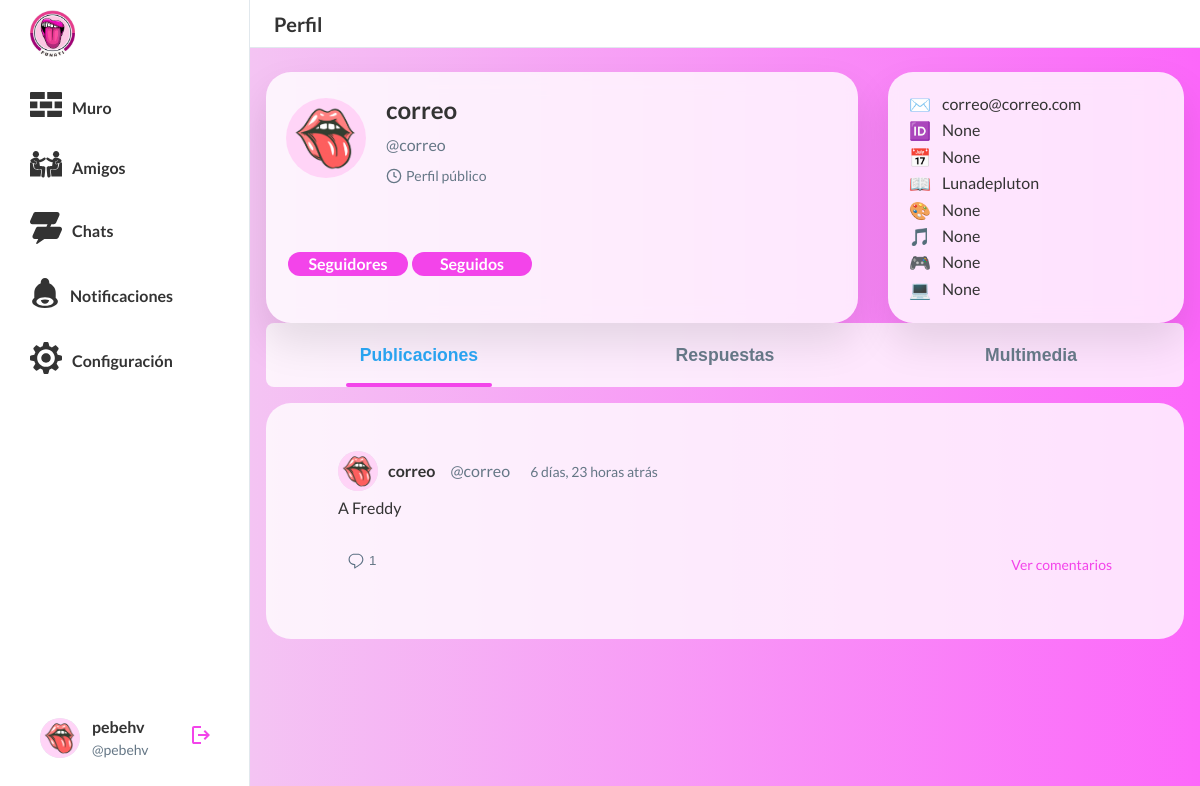
Page /profile/4/ (signed in) on the committed database.
### funATIAPP/models.py (models this page shows, shortened)
class Profile(models.Model):
    user = models.OneToOneField(User, on_delete=models.CASCADE, related_name='profile')
    avatar = models.ImageField(upload_to='avatars/', blank=True, null=True)
    biography = models.TextField(blank=True, null=True)
    birth_date = models.DateField(blank=True, null=True)
    favorite_color = models.CharField(max_length=50, blank=True, null=True)
    favorite_games = models.CharField(max_length=200, blank=True, null=True)
    national_id = models.CharField(max_length=20, blank=True, null=True)
    favorite_books = models.CharField(max_length=200, blank=True, null=True)
    favorite_music = models.CharField(max_length=200, blank=True, null=True)
    programming_languages = models.CharField(max_length=200, blank=True, null=True)
    friends = models.ManyToManyField('self', symmetrical=True, blank=True)
    following = models.ManyToManyField('self', symmetrical=False, blank=True, related_name='followers')

class Publication(models.Model):
    profile = models.ForeignKey(Profile, on_delete=models.CASCADE, related_name='publications')
    content = models.TextField()
    media = models.FileField(upload_to='media/', blank=True, null=True)
    created_at = models.DateTimeField(auto_now_add=True)

### funATIAPP/views.py (the view)
# urls.py: path('profile/<int:profile_id>/', views.profile_detail_view, name='profile_detail'),
@login_required
def profile_detail_view(request, profile_id):
    try:
        profile = Profile.objects.get(id=profile_id)
    except Profile.DoesNotExist:
        return redirect('funATIAPP:profile')
    can_view = can_view_publications(request.user, profile)
    if can_view:
        publications = profile.publications.order_by('-created_at')
    else:
        publications = []
    profile_settings = UserSettings.get_user_settings(profile.user)
    is_own_profile = request.user.is_authenticated and request.user == profile.user
    context = {
        'profile': profile,
        'publications': publications,
        'can_view_publications': can_view,
        'profile_privacy': profile_settings.privacy,
        'is_own_profile': is_own_profile
    }
    return render(request, 'perfil-main.html', context)

### funATIAPP/context_processors.py (called while the page is built)
def user_settings(request):
    if request.user.is_authenticated:
        settings = UserSettings.get_user_settings(request.user)
        return {
            'user_settings': settings
        }
    return {
        'user_settings': None
    }

### funATIAPP/models.py (called while the page is built)
    @classmethod
    def get_user_settings(cls, user):
        settings, created = cls.objects.get_or_create(user=user)
        return settings

### funATIAPP/views.py (called while the page is built)
def can_view_publications(viewer_user, profile_owner):
    if viewer_user and viewer_user.is_authenticated and viewer_user == profile_owner.user:
        return True
    owner_settings = UserSettings.get_user_settings(profile_owner.user)
    if owner_settings.privacy == 'publico':
        return True
    if owner_settings.privacy == 'privado':
        if not viewer_user or not viewer_user.is_authenticated:
            return False
        return profile_owner in viewer_user.profile.friends.all()
    return False

### funATIAPP/templates/perfil-main.html (shortened to what this page needs)
{% extends 'base.html' %}
{% load static %}
{% block page_title %}Perfil{% endblock %}
{% block content %}
<div class="profile-header">
    <div class="profile-main container">
        <div class="profile-heading">
            <div class="profile-image">
                {% if profile.avatar %}
                    <img src="{{ profile.avatar.url }}" alt="Avatar" class="avatar-img" />
                {% else %}
                    <img src="{% static 'assets/user-placeholder.png' %}" alt="Avatar" class="avatar-img" />
                {% endif %}
            </div>
            <div class="profile-identity">
                <h1 class="profile-name">{{ profile.user.username }}</h1>
                <span class="profile-username">@{{ profile.user.username }}</span>
                {% if not is_own_profile %}
                    <div class="privacy-indicator" style="margin-top: 8px;">
                        {% if profile_privacy == 'publico' %}
                            <span style="display: inline-flex; align-items: center; gap: 4px; font-size: 14px; color: var(--text-secondary);">
                                <svg width="16" height="16" viewBox="0 0 24 24" fill="none" stroke="currentColor" stroke-width="2">
                                    <circle cx="12" cy="12" r="10"></circle>
                                    <path d="M12 6v6l4 2"></path>
                                </svg>
                                Perfil público
                            </span>
                        {% endif %}
                    </div>
                {% endif %}
            </div>
        </div>
        <div class="seguidos">
            <a href="{% url 'funATIAPP:followers_profile' profile.id %}" class="seguidores">Seguidores</a>
            <a href="{% url 'funATIAPP:follows_profile' profile.id %}" class="seguidores">Seguidos</a>
        </div>
    </div>
    <div class="profile-details container">
        <div class="detail-section">
            <div class="detail-item"><span class="detail-icon">✉️</span><span class="detail-text">{{ profile.user.email }}</span></div>
            <div class="detail-item"><span class="detail-icon">🆔</span><span class="detail-text">{{ profile.national_id }}</span></div>
            <div class="detail-item"><span class="detail-icon">📅</span><span class="detail-text">{{ profile.birth_date }}</span></div>
        </div>
        <div class="detail-section">
            <div class="detail-item"><span class="detail-icon">📖</span><span class="detail-text">{{ profile.favorite_books }}</span></div>
            <div class="detail-item"><span class="detail-icon">🎨</span><span class="detail-text">{{ profile.favorite_color }}</span></div>
            <div class="detail-item"><span class="detail-icon">🎵</span><span class="detail-text">{{ profile.favorite_music }}</span></div>
            <div class="detail-item"><span class="detail-icon">🎮</span><span class="detail-text">{{ profile.favorite_games }}</span></div>
            <div class="detail-item"><span class="detail-icon">💻</span><span class="detail-text">{{ profile.programming_languages }}</span></div>
        </div>
    </div>
</div>
<div class="profile-nav">
    <button class="profile-nav-btn active">Publicaciones</button>
    <button class="profile-nav-btn">Respuestas</button>
    <button class="profile-nav-btn">Multimedia</button>
</div>
<div class="publications">
    {% for publication in publications %}
    <a href="{% url 'funATIAPP:publication_detail' publication.id %}" class="post-link">
    <div class="post">
        <div class="post-header">
            {% if publication.profile.avatar %}
                <img src="{{ publication.profile.avatar.url }}" alt="{{ publication.profile.user.username }}" class="post-avatar" />
            {% else %}
                <img src="{% static 'assets/user-placeholder.png' %}" alt="{{ publication.profile.user.username }}" class="post-avatar" />
            {% endif %}
            <span class="post-username">{{ publication.profile.user.get_full_name|default:publication.profile.user.username }}</span>
            <span class="post-handle">@{{ publication.profile.user.username }}</span>
            <span class="post-time">{{ publication.created_at|timesince }} atrás</span>
        </div>
        <div class="post-content">{{ publication.content }}</div>
        <div class="post-actions">
            <button class="post-action">
                <span>{{ publication.comments.count }}</span>
              </button>
            <span class="ver-comentarios">Ver comentarios</span>
        </div>
    </div>
    </a>
    {% endfor %}
</div>
{% endblock %}

### funATIAPP/templates/menu-main.html (shortened to what this page needs)
{% load static %}
<nav class="sidebar">
      <div class="sidebar-logo">
        <a href="{% url 'funATIAPP:muro' %}">
          <img src="{% static 'assets/logo.png' %}" alt="FunATI" width="45px" height="auto">
        </a>
      </div>
      <div class="sidebar-nav">
        <a href="{% url 'funATIAPP:muro' %}" class="menu-item {% if request.resolver_match.url_name == 'muro' or request.resolver_match.url_name == 'app' %}active{% endif %}">
          <span class="icon-sidebar">
          </span>
          <span>Muro</span>
        </a>
        <a href="{% url 'funATIAPP:friends' %}" class="menu-item {% if request.resolver_match.url_name == 'friends' %}active{% endif %}">
                     <span class="icon-sidebar">
           </span>
          <span>Amigos</span>
        </a>
        <a href="{% url 'funATIAPP:chats' %}" class="menu-item {% if request.resolver_match.url_name == 'chats' or request.resolver_match.url_name == 'chat_room' %}active{% endif %}">
                     <span class="icon-sidebar">
           </span>
          <span>Chats</span>
        </a>
        <a href="{% url 'funATIAPP:notifications' %}" class="menu-item {% if request.resolver_match.url_name == 'notifications' %}active{% endif %}">
                     <span class="icon-sidebar">
           </span>
          <span>Notificaciones</span>
        </a>
        <a href="{% url 'funATIAPP:settings' %}" class="menu-item {% if request.resolver_match.url_name == 'settings' or request.resolver_match.url_name == 'edit_profile' %}active{% endif %}">
                     <span class="icon-sidebar">
           </span>
          <span>Configuración</span>
        </a>
      </div>
      <div class="sidebar-footer">
        {% if user.is_authenticated %}
        <a href="{% url 'funATIAPP:profile' %}" class="profile-btn">
          <span class="sidebar-avatar">
            {% if user.profile.avatar %}
              <img src="{{ user.profile.avatar.url }}" alt="Avatar" class="sidebar-avatar-img" />
            {% else %}
              <img src="{% static 'assets/user-placeholder.png' %}" alt="Avatar" class="sidebar-avatar-img" />
            {% endif %}
          </span>
          <span class="user-info user-info2">
            <span class="user-name">
              {% if user.first_name or user.last_name %}
                {{ user.first_name }} {{ user.last_name }}
              {% else %}
                {{ user.username }}
              {% endif %}
            </span>
            <span class="user-username">@{{ user.username }}</span>
          </span>
        </a>
        {% endif %}
        <a href="{% url 'funATIAPP:logout' %}" class="logout-btn" title="Cerrar sesión">
          <span>
            <svg
              xmlns="http://www.w3.org/2000/svg"
              height="24px"
              viewBox="0 -960 960 960"
              width="24px"
              fill="#F344EA"
            >
              <path
                d="M200-120q-33 0-56.5-23.5T120-200v-560q0-33 23.5-56.5T200-840h280v80H200v560h280v80H200Zm440-160-55-58 102-102H360v-80h327L585-622l55-58 200 200-200 200Z"
              />
            </svg>
          </span>
        </a>
    </div>
</nav>

### funATIAPP/templates/menu-main.html (style rules this page uses)
.sidebar-avatar-img { width: 40px; height: 40px; border-radius: 50%; object-fit: cover; }
.sidebar-avatar { display: flex; align-items: center; justify-content: center; width: 40px; height: 40px; border-radius: 50%; background-color: #e1e8ed; overflow: hidden; }
.sidebar .sidebar-nav .menu-item { color: var(--text-primary) !important; }
.logout-btn { display: flex; align-items: center; justify-content: center; width: 40px; height: 40px; border-radius: 50%; text-decoration: none; background: none; border: none; cursor: pointer; transition: background-color 0.2s ease; }

### rows in the picture
Profile: user.username "correo", user.email "correo@correo.com", national_id "None", birth_date "None", favorite_books "Lunadepluton", favorite_color "None", favorite_music "None", favorite_games "None", programming_languages "None"
Publication: profile.user.get_full_name "correo", profile.user.username "correo", created_at "6 días, 23 horas", content "A Freddy", comments.count "1"

### other values in the picture
{{ user.username }} "pebehv"
